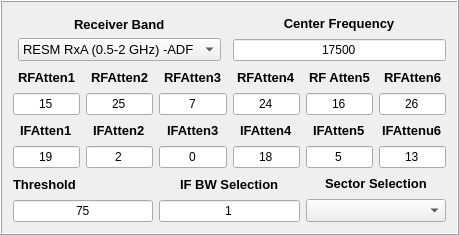
  <widget class="QFrame" name="frame_external">
   <property name="geometry">
    <rect>
     <x>10</x>
     <y>570</y>
     <width>459</width>
     <height>235</height>
    </rect>
   </property>
   <property name="frameShape">
    <enum>QFrame::Box</enum>
   </property>
   <property name="frameShadow">
    <enum>QFrame::Raised</enum>
   </property>
   <layout class="QGridLayout" name="gridLayout_56">
    <item row="0" column="0" colspan="3">
     <layout class="QGridLayout" name="gridLayout_40">
      <item row="0" column="0" alignment="Qt::AlignHCenter|Qt::AlignBottom">
       <widget class="QLabel" name="label_40">
        <property name="font">
         <font>
          <family>Arial</family>
          <pointsize>10</pointsize>
          <weight>75</weight>
          <bold>true</bold>
         </font>
        </property>
        <property name="text">
         <string>Receiver Band</string>
        </property>
       </widget>
      </item>
      <item row="1" column="0" alignment="Qt::AlignHCenter|Qt::AlignTop">
       <widget class="QComboBox" name="CB_external_RB">
        <property name="font">
         <font>
          <family>Arial</family>
          <pointsize>10</pointsize>
         </font>
        </property>
        <item>
         <property name="text">
          <string>RESM RxA (0.5-2 GHz) -ADF</string>
         </property>
        </item>
        <item>
         <property name="text">
          <string>RESM RxB (2-18 GHz) -BLI</string>
         </property>
        </item>
        <item>
         <property name="text">
          <string>RESM RxF (18-40 GHz) -ADF</string>
         </property>
        </item>
       </widget>
      </item>
     </layout>
    </item>
    <item row="0" column="3" colspan="3">
     <layout class="QGridLayout" name="gridLayout_41">
      <item row="0" column="0" alignment="Qt::AlignHCenter">
       <widget class="QLabel" name="label_41">
        <property name="font">
         <font>
          <family>Arial</family>
          <pointsize>10</pointsize>
          <weight>75</weight>
          <bold>true</bold>
         </font>
        </property>
        <property name="text">
         <string>Center Frequency</string>
        </property>
        <property name="alignment">
         <set>Qt::AlignCenter</set>
        </property>
       </widget>
      </item>
      <item row="1" column="0">
       <widget class="QLineEdit" name="lineEdit_external_CF">
        <property name="text">
         <string>17500</string>
        </property>
        <property name="alignment">
         <set>Qt::AlignCenter</set>
        </property>
       </widget>
      </item>
     </layout>
    </item>
    <item row="1" column="0">
     <layout class="QGridLayout" name="gridLayout_42">
      <item row="0" column="0" alignment="Qt::AlignHCenter">
       <widget class="QLabel" name="label_42">
        <property name="font">
         <font>
          <family>Arial</family>
          <pointsize>10</pointsize>
          <weight>75</weight>
          <bold>true</bold>
         </font>
        </property>
        <property name="text">
         <string>RFAtten1</string>
        </property>
       </widget>
      </item>
      <item row="1" column="0">
       <widget class="QLineEdit" name="lineEdit_external_RF1">
        <property name="text">
         <string>15</string>
        </property>
        <property name="alignment">
         <set>Qt::AlignCenter</set>
        </property>
       </widget>
      </item>
     </layout>
    </item>
    <item row="1" column="1">
     <layout class="QGridLayout" name="gridLayout_43">
      <item row="0" column="0" alignment="Qt::AlignHCenter">
       <widget class="QLabel" name="label_43">
        <property name="font">
         <font>
          <family>Arial</family>
          <pointsize>10</pointsize>
          <weight>75</weight>
          <bold>true</bold>
         </font>
        </property>
        <property name="text">
         <string>RFAtten2</string>
        </property>
       </widget>
      </item>
      <item row="1" column="0">
       <widget class="QLineEdit" name="lineEdit_external_RF2">
        <property name="text">
         <string>25</string>
        </property>
        <property name="alignment">
         <set>Qt::AlignCenter</set>
        </property>
       </widget>
      </item>
     </layout>
    </item>
    <item row="1" column="2">
     <layout class="QGridLayout" name="gridLayout_44">
      <item row="0" column="0" alignment="Qt::AlignHCenter">
       <widget class="QLabel" name="label_44">
        <property name="font">
         <font>
          <family>Arial</family>
          <pointsize>10</pointsize>
          <weight>75</weight>
          <bold>true</bold>
         </font>
        </property>
        <property name="text">
         <string>RFAtten3</string>
        </property>
       </widget>
      </item>
      <item row="1" column="0">
       <widget class="QLineEdit" name="lineEdit_external_RF3">
        <property name="text">
         <string>7</string>
        </property>
        <property name="alignment">
         <set>Qt::AlignCenter</set>
        </property>
       </widget>
      </item>
     </layout>
    </item>
    <item row="1" column="3">
     <layout class="QGridLayout" name="gridLayout_45">
      <item row="0" column="0" alignment="Qt::AlignHCenter">
       <widget class="QLabel" name="label_45">
        <property name="font">
         <font>
          <family>Arial</family>
          <pointsize>10</pointsize>
          <weight>75</weight>
          <bold>true</bold>
         </font>
        </property>
        <property name="text">
         <string>RFAtten4</string>
        </property>
       </widget>
      </item>
      <item row="1" column="0">
       <widget class="QLineEdit" name="lineEdit_external_RF4">
        <property name="text">
         <string>24</string>
        </property>
        <property name="alignment">
         <set>Qt::AlignCenter</set>
        </property>
       </widget>
      </item>
     </layout>
    </item>
    <item row="1" column="4">
     <layout class="QGridLayout" name="gridLayout_46">
      <item row="0" column="0" alignment="Qt::AlignHCenter">
       <widget class="QLabel" name="label_46">
        <property name="font">
         <font>
          <family>Arial</family>
          <pointsize>10</pointsize>
          <weight>75</weight>
          <bold>true</bold>
         </font>
        </property>
        <property name="text">
         <string>RF Atten5</string>
        </property>
       </widget>
      </item>
      <item row="1" column="0">
       <widget class="QLineEdit" name="lineEdit_external_RF5">
        <property name="text">
         <string>16</string>
        </property>
        <property name="alignment">
         <set>Qt::AlignCenter</set>
        </property>
       </widget>
      </item>
     </layout>
    </item>
    <item row="1" column="5">
     <layout class="QGridLayout" name="gridLayout_47">
      <item row="0" column="0" alignment="Qt::AlignHCenter">
       <widget class="QLabel" name="label_47">
        <property name="font">
         <font>
          <family>Arial</family>
          <pointsize>10</pointsize>
          <weight>75</weight>
          <bold>true</bold>
         </font>
        </property>
        <property name="text">
         <string>RFAtten6</string>
        </property>
       </widget>
      </item>
      <item row="1" column="0">
       <widget class="QLineEdit" name="lineEdit_external_RF6">
        <property name="text">
         <string>26</string>
        </property>
        <property name="alignment">
         <set>Qt::AlignCenter</set>
        </property>
       </widget>
      </item>
     </layout>
    </item>
    <item row="2" column="0">
     <layout class="QGridLayout" name="gridLayout_48">
      <item row="1" column="0">
       <widget class="QLineEdit" name="lineEdit_external_IF1">
        <property name="text">
         <string>19</string>
        </property>
        <property name="alignment">
         <set>Qt::AlignCenter</set>
        </property>
       </widget>
      </item>
      <item row="0" column="0" alignment="Qt::AlignHCenter">
       <widget class="QLabel" name="label_48">
        <property name="font">
         <font>
          <family>Arial</family>
          <pointsize>10</pointsize>
          <weight>75</weight>
          <bold>true</bold>
         </font>
        </property>
        <property name="text">
         <string>IFAtten1</string>
        </property>
       </widget>
      </item>
     </layout>
    </item>
    <item row="2" column="1">
     <layout class="QGridLayout" name="gridLayout_49">
      <item row="0" column="0" alignment="Qt::AlignHCenter">
       <widget class="QLabel" name="label_49">
        <property name="font">
         <font>
          <family>Arial</family>
          <pointsize>10</pointsize>
          <weight>75</weight>
          <bold>true</bold>
         </font>
        </property>
        <property name="text">
         <string>IFAtten2</string>
        </property>
       </widget>
      </item>
      <item row="1" column="0">
       <widget class="QLineEdit" name="lineEdit_external_IF2">
        <property name="text">
         <string>2</string>
        </property>
        <property name="alignment">
         <set>Qt::AlignCenter</set>
        </property>
       </widget>
      </item>
     </layout>
    </item>
    <item row="2" column="2">
     <layout class="QGridLayout" name="gridLayout_50">
      <item row="0" column="0" alignment="Qt::AlignHCenter">
       <widget class="QLabel" name="label_50">
        <property name="font">
         <font>
          <family>Arial</family>
          <pointsize>10</pointsize>
          <weight>75</weight>
          <bold>true</bold>
         </font>
        </property>
        <property name="text">
         <string>IFAtten3</string>
        </property>
       </widget>
      </item>
      <item row="1" column="0">
       <widget class="QLineEdit" name="lineEdit_external_IF3">
        <property name="text">
         <string>0</string>
        </property>
        <property name="alignment">
         <set>Qt::AlignCenter</set>
        </property>
       </widget>
      </item>
     </layout>
    </item>
    <item row="2" column="3">
     <layout class="QGridLayout" name="gridLayout_51">
      <item row="0" column="0" alignment="Qt::AlignHCenter">
       <widget class="QLabel" name="label_51">
        <property name="font">
         <font>
          <family>Arial</family>
          <pointsize>10</pointsize>
          <weight>75</weight>
          <bold>true</bold>
         </font>
        </property>
        <property name="text">
         <string>IFAtten4</string>
        </property>
       </widget>
      </item>
      <item row="1" column="0">
       <widget class="QLineEdit" name="lineEdit_external_IF4">
        <property name="text">
         <string>18</string>
        </property>
        <property name="alignment">
         <set>Qt::AlignCenter</set>
        </property>
       </widget>
      </item>
     </layout>
    </item>
    <item row="2" column="4">
     <layout class="QGridLayout" name="gridLayout_52">
      <item row="0" column="0" alignment="Qt::AlignHCenter">
       <widget class="QLabel" name="label_52">
        <property name="font">
         <font>
          <family>Arial</family>
          <pointsize>10</pointsize>
          <weight>75</weight>
          <bold>true</bold>
         </font>
        </property>
        <property name="text">
         <string>IFAtten5</string>
        </property>
       </widget>
      </item>
      <item row="1" column="0">
       <widget class="QLineEdit" name="lineEdit_external_IF5">
        <property name="text">
         <string>5</string>
        </property>
        <property name="alignment">
         <set>Qt::AlignCenter</set>
        </property>
       </widget>
      </item>
     </layout>
    </item>
    <item row="2" column="5">
     <layout class="QGridLayout" name="gridLayout_59">
      <item row="0" column="0" alignment="Qt::AlignHCenter">
       <widget class="QLabel" name="label_53">
        <property name="font">
         <font>
          <family>Arial</family>
          <pointsize>10</pointsize>
          <weight>75</weight>
          <bold>true</bold>
         </font>
        </property>
        <property name="text">
         <string>IFAttenu6</string>
        </property>
       </widget>
      </item>
      <item row="1" column="0">
       <widget class="QLineEdit" name="lineEdit_external_IF6">
        <property name="text">
         <string>13</string>
        </property>
        <property name="alignment">
         <set>Qt::AlignCenter</set>
        </property>
       </widget>
      </item>
     </layout>
    </item>
    <item row="3" column="0" colspan="2">
     <layout class="QGridLayout" name="gridLayout_60">
      <item row="2" column="0">
       <widget class="QLineEdit" name="lineEdit_external_thrs">
        <property name="text">
         <string>75</string>
        </property>
        <property name="alignment">
         <set>Qt::AlignCenter</set>
        </property>
       </widget>
      </item>
      <item row="1" column="0">
       <widget class="QLabel" name="label_54">
        <property name="font">
         <font>
          <family>Arial</family>
          <pointsize>10</pointsize>
          <weight>75</weight>
          <bold>true</bold>
         </font>
        </property>
        <property name="text">
         <string>Threshold</string>
        </property>
       </widget>
      </item>
     </layout>
    </item>
    <item row="3" column="2" colspan="2">
     <layout class="QGridLayout" name="gridLayout_61">
      <item row="0" column="0" alignment="Qt::AlignHCenter">
       <widget class="QLabel" name="label_55">
        <property name="font">
         <font>
          <family>Arial</family>
          <pointsize>10</pointsize>
          <weight>75</weight>
          <bold>true</bold>
         </font>
        </property>
        <property name="text">
         <string>IF BW Selection</string>
        </property>
       </widget>
      </item>
      <item row="1" column="0">
       <widget class="QLineEdit" name="lineEdit_external_IFBWS">
        <property name="text">
         <string>1</string>
        </property>
        <property name="alignment">
         <set>Qt::AlignCenter</set>
        </property>
       </widget>
      </item>
     </layout>
    </item>
    <item row="3" column="4" colspan="2">
     <layout class="QGridLayout" name="gridLayout_62">
      <item row="0" column="0" alignment="Qt::AlignHCenter">
       <widget class="QLabel" name="label_56">
        <property name="font">
         <font>
          <family>Arial</family>
          <pointsize>10</pointsize>
          <weight>75</weight>
          <bold>true</bold>
         </font>
        </property>
        <property name="text">
         <string>Sector Selection</string>
        </property>
       </widget>
      </item>
      <item row="1" column="0">
       <layout class="QGridLayout" name="gridLayout_63">
        <item row="0" column="0">
         <widget class="QComboBox" name="CB_external_Sector">
          <property name="font">
           <font>
            <family>Arial</family>
            <pointsize>10</pointsize>
           </font>
          </property>
         </widget>
        </item>
       </layout>
      </item>
     </layout>
    </item>
   </layout>
  </widget>
